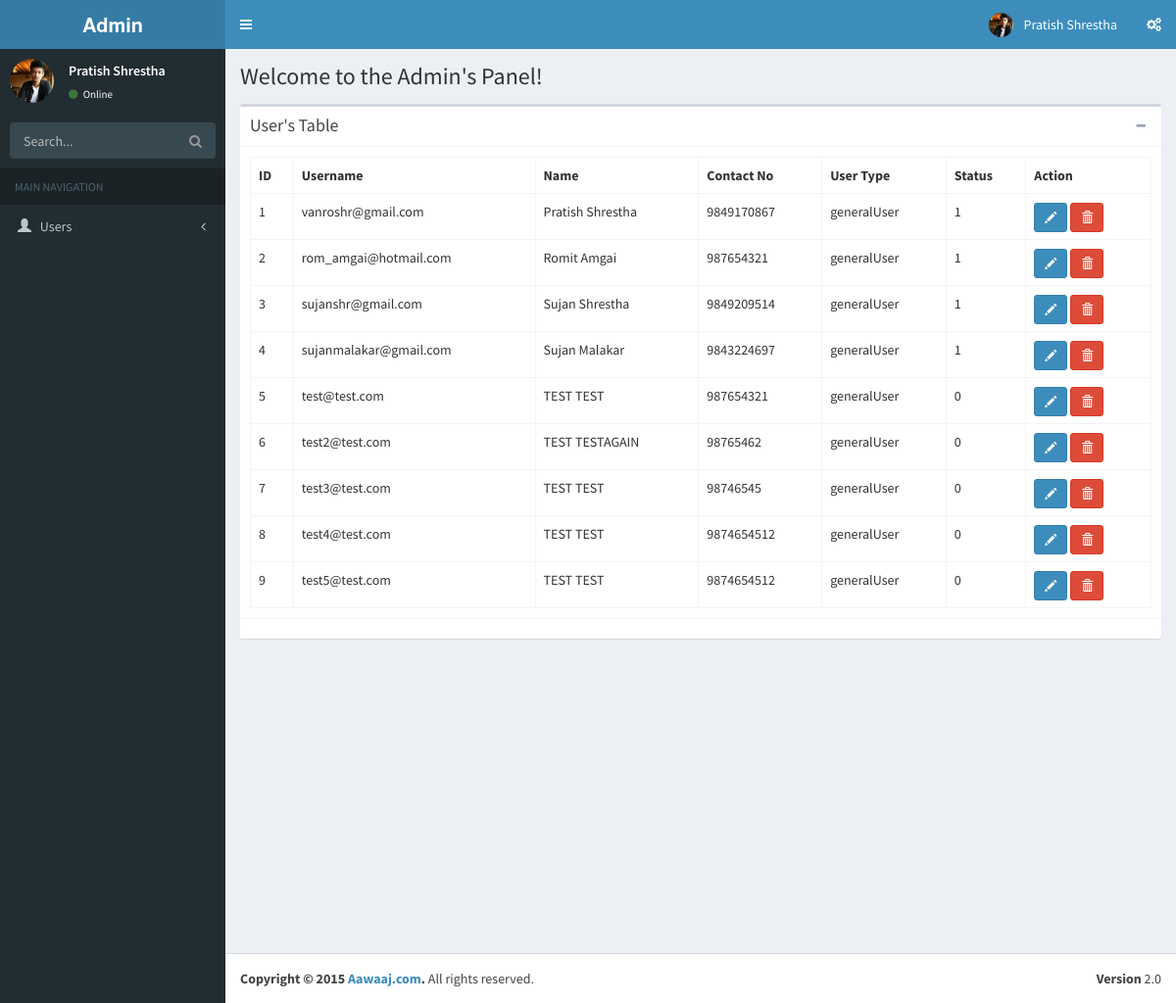
The app's page /admin/index.php with its own data.
### tables this page shows
CREATE TABLE IF NOT EXISTS `user` (
  `user_id` int(11) NOT NULL AUTO_INCREMENT,
  `user_name` varchar(30) NOT NULL,
  `first_name` varchar(20) NOT NULL,
  `last_name` varchar(20) NOT NULL,
  `contact_number` bigint(20) NOT NULL,
  `user_type` enum('generalUser','organization','welfare') NOT NULL,
  `user_status` tinyint(1) NOT NULL,
  PRIMARY KEY (`user_id`),
  UNIQUE KEY `user_name` (`user_name`)
);

### admin/config/routes.php (called while the page is built)
<?php
	$routes['ausers'] = 'adminuserscontroller';
?>

### admin/system/repository/userrepository.class.php (called while the page is built)
<?php
	class UserRepository{
		private $db;
		public function __construct(){
			$this->db = new DBConnection();
		}
		public function get_all(){
			$user_list = array();
			$this->db->connect();
			$sql = "SELECT * FROM user";
			$result = $this->db->fetchquery($sql);
			while($row = $result->fetch_assoc()){
				$user = new User();
				$user->set_user_id($row['user_id']);
				$user->set_user_name($row['user_name']);
				$user->set_first_name($row['first_name']);
				$user->set_last_name($row['last_name']);
				$user->set_contact_number($row['contact_number']);
				$user->set_user_type($row['user_type']);
				$user->set_user_status($row['user_status']);
				array_push($user_list,$user);
			}
				return $user_list;
		}
	}
?>

### admin/system/dbUtil/dbconnection.class.php (called while the page is built, shortened)
<?php
	class DBConnection{
		private $conn;
		public function connect(){
			$this->conn = new mysqli(HOSTNAME,USERNAME,PASSWORD,DATABASE);
		}
		public function fetchquery($sql){
			return $this->conn->query($sql);
		}
	}
?>

### admin/system/model/user.class.php (called while the page is built, shortened)
<?php
	class User{
		private $user_name;
		private $first_name;
		private $last_name;
		private $contact_number;
		private $user_type;
		private $user_status;
		public function get_user_name(){
			return $this->user_name;
		}
		public function set_user_name($user_name){
			$this->user_name = $user_name;
		}
		public function get_first_name(){
			return $this->first_name;
		}
		public function set_first_name($first_name){
			$this->first_name = $first_name;
		}
		public function get_last_name(){
			return $this->last_name;
		}
		public function set_last_name($last_name){
			$this->last_name = $last_name;
		}
		public function get_contact_number(){
			return $this->contact_number;{}
		}
		public function set_contact_number($contact_number){
			$this->contact_number = $contact_number;
		}
		public function get_user_type(){
			return $this->user_type;
		}
		public function set_user_type($user_type){
			$this->user_type = $user_type;
		}
		public function get_user_status(){
			return $this->user_status ;
		}
		public function set_user_status($user_status){
			$this->user_status = $user_status;
		}
	}
?>

### admin/views/admin/adminusersview/index.php (the view)
<section class="content-header">
  <h1>
   Welcome to the Admin's Panel!
  </h1>
</section>
<section class="content">
  <div class="box">
    <div class="box-header with-border">
      <h3 class="box-title">User's Table</h3>
      <div class="box-tools pull-right">
        <button class="btn btn-box-tool" data-widget="collapse" data-toggle="tooltip" title="Collapse"><i class="fa fa-minus"></i></button>
      </div>
    </div>
    <div class="box-body">
      <table class="table table-bordered">
        <tr>
          <th>ID</th>
          <th>Username</th>
          <th>Name</th>
          <th>Contact No</th>
          <th>User Type</th>
          <th>Status</th>
          <th>Action</th>
        </tr>
        <?php
        $id=1;
        foreach($this->userrepository->get_all() as $user){
         ?>
        <tr>
          <td><?php echo $id++?></td>
          <td><?php echo $user->get_user_name();?></td>
          <td><?php echo $user->get_first_name();?> <?php echo $user->get_last_name();?></td>
          <td><?php echo $user->get_contact_number();?></td>
          <td><?php echo $user->get_user_type();?></td>
          <td><?php echo $user->get_user_status();?></td>
          <td><a href="#" class="btn btn-primary btn-sm glyphicon glyphicon-pencil"></a> <a href="" class="btn btn-danger btn-sm glyphicon glyphicon-trash"></a></td>
        </tr>
        <?php
        }
          ?>
      </table>
    </div>
    <div class="box-footer">
    </div>
  </div>
</section>

### admin/views/admin/header.php (shortened to what this page needs)
<!DOCTYPE html>
<html>
  <head>
    <link href="<?php echo BASE_URL?>/assets/bootstrap/css/bootstrap.min.css" rel="stylesheet" type="text/css" />
    <link href="<?php echo BASE_URL?>/assets/font-awesome/css/font-awesome.min.css" rel="stylesheet" type="text/css" />
    <link href="<?php echo BASE_URL?>/assets/ionicons.min.css" rel="stylesheet" type="text/css" />
    <link href="<?php echo BASE_URL.'/assets/'?>dist/css/AdminLTE.min.css" rel="stylesheet" type="text/css" />
    <link href="<?php echo BASE_URL.'/assets/'?>dist/css/skins/_all-skins.min.css" rel="stylesheet" type="text/css" />
  </head>
  <body class="skin-blue sidebar-mini">
    <div class="wrapper">
      <header class="main-header">
        <a href="../../index2.html" class="logo">
          <span class="logo-lg"><b>Admin</b></span>
        </a>
        <nav class="navbar navbar-static-top" role="navigation">
          <a href="#" class="sidebar-toggle" data-toggle="offcanvas" role="button">
          </a>
          <div class="navbar-custom-menu">
            <ul class="nav navbar-nav">
              <li class="dropdown user user-menu">
                <a href="#" class="dropdown-toggle" data-toggle="dropdown">
                  <img src="<?php echo BASE_URL?>/assets/dist/img/user-pratish.jpg" class="user-image" alt="User Image" />
                  <span class="hidden-xs">Pratish Shrestha</span>
                </a>
              </li>
              <li>
                <a href="#" data-toggle="control-sidebar"><i class="fa fa-gears"></i></a>
              </li>
            </ul>
          </div>
        </nav>
      </header>
      <?php include_once(ROOT_PATH."/views/admin/sidebar.php");?>
      <div class="content-wrapper">

### admin/views/admin/sidebar.php (shortened to what this page needs)
<aside class="main-sidebar">
  <section class="sidebar">
    <div class="user-panel">
      <div class="pull-left image">
        <img src="<?php echo BASE_URL?>/assets/dist/img/user-pratish.jpg" class="img-circle" alt="User Image" />
      </div>
      <div class="pull-left info">
        <p>Pratish Shrestha</p>
        <a href="#"><i class="fa fa-circle text-success"></i> Online</a>
      </div>
    </div>
    <form action="#" method="get" class="sidebar-form">
      <div class="input-group">
        <input type="text" name="q" class="form-control" placeholder="Search..." />
        <span class="input-group-btn">
          <button type="submit" name="search" id="search-btn" class="btn btn-flat"><i class="fa fa-search"></i></button>
        </span>
      </div>
    </form>
    <ul class="sidebar-menu">
      <li class="header">MAIN NAVIGATION</li>
      <li class="treeview">
        <a href="#">
          <i class="glyphicon glyphicon-user"></i> <span>Users</span> <i class="fa fa-angle-left pull-right"></i>
        </a>
      </li>
  </section>
</aside>

### admin/index.php (shortened to what this page needs)
<?php include_once(ROOT_PATH."/system/model/user.class.php");?>
<?php include_once(ROOT_PATH."/system/repository/userrepository.class.php");?>
<?php include_once(ROOT_PATH."/views/admin/header.php");?>
<?php
	if(isset($_GET['page'])){
		$page = $_GET['page'];
	}else{
		$page = "ausers";
	}
	if(array_key_exists($page, $routes)){
		include_once(ROOT_PATH."/controllers/".$routes[$page].".php");
	}else{
		include_once(ROOT_PATH."/controllers/adminuserscontroller.php");
	}
?>
<?php include_once(ROOT_PATH."/views/admin/footer.php");?>

### admin/controllers/adminuserscontroller.php (shortened to what this page needs)
<?php
	class AdminUsersController{
		public function __construct(){
			$this->userrepository = new UserRepository();
		}
		public function index(){
			include_once(ROOT_PATH."/views/admin/adminusersview/index.php");
		}
	}
	$adminuserscontroller = new AdminUsersController();
	if(isset($_GET['m'])){
		$method=$_GET['m'];
	}else{
		$method = "index";
	}
	switch($method){
		case "index":
			$adminuserscontroller->index();
			break;
	}
?>

### admin/views/admin/footer.php (shortened to what this page needs)
 </div>
      <footer class="main-footer">
        <div class="pull-right hidden-xs">
          <b>Version</b> 2.0
        </div>
        <strong>Copyright &copy; <?php echo date("Y");?> <a href="">Aawaaj.com</a>.</strong> All rights reserved.
      </footer>
    </div>
  </body>
</html>

### records on screen
user: user_name "vanroshr@gmail.com", first_name "Pratish", last_name "Shrestha", contact_number "9849170867", user_type "generalUser", user_status "1"
user: user_name "rom_amgai@hotmail.com", first_name "Romit", last_name "Amgai", contact_number "987654321", user_type "generalUser", user_status "1"
user: user_name "sujanshr@gmail.com", first_name "Sujan", last_name "Shrestha", contact_number "9849209514", user_type "generalUser", user_status "1"
user: user_name "sujanmalakar@gmail.com", first_name "Sujan", last_name "Malakar", contact_number "9843224697", user_type "generalUser", user_status "1"
user: user_name "test@test.com", first_name "TEST", last_name "TEST", contact_number "987654321", user_type "generalUser", user_status "0"
user: user_name "test2@test.com", first_name "TEST", last_name "TESTAGAIN", contact_number "98765462", user_type "generalUser", user_status "0"
user: user_name "test3@test.com", first_name "TEST", last_name "TEST", contact_number "98746545", user_type "generalUser", user_status "0"
user: user_name "test4@test.com", first_name "TEST", last_name "TEST", contact_number "9874654512", user_type "generalUser", user_status "0"
user: user_name "test5@test.com", first_name "TEST", last_name "TEST", contact_number "9874654512", user_type "generalUser", user_status "0"
